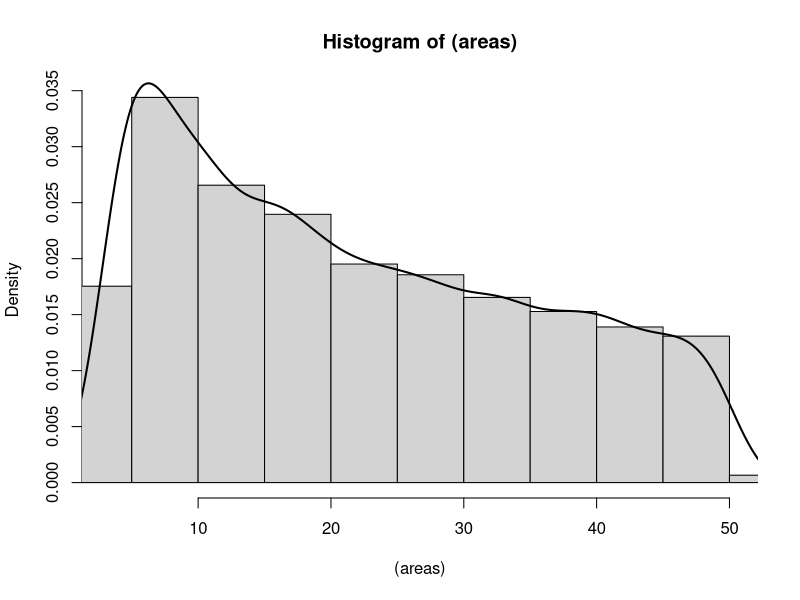

Recreate this plot in R.
#SIMULAING AREA OF A CIRCLE WITH SIMULATION ---------------------------

#Monte Carlo ------------------------------
sim_circle<- function(){
  #set seed 
  set.seed(123)
  #set number of trials
  n<-10000
  #generate radius r on uniform 
  r<- runif(n,1,4 )
  #average area of circle of radius = r
  mean(pi*r^2)
}

sim_circle() #21.84337 

#Inverse CDF -------------------------------
sim_circle_2<- function(){
  #set seed 
  set.seed(123)
  #set number of trials
  n<-10000
  #generate uniform 
  u<- runif(n,0,1)
  #generated radii using inverse CDF 
  r<-(3*u+1)
  #average area of circle  from inverse CDF radii 
  mean(pi*r^2)
}

sim_circle_2() #21.84337 same as above so inverse method is consistent

#Creating a list of areas generated by Inverse Transform ------
sim_circle_plot<- function(){
  set.seed(123)
  n<-10000
  u<- runif(n,0,1)
  r<-(3*u+1)
  pi*r^2
}
areas<-sim_circle_plot()

#Plotting simulation vs theoretical ---------------
#histogram with density not frequency 
hist((areas), xlim = c(3.142,50.264), freq = FALSE)
#true density curve overlayed 
lines(density(areas), lwd = 2)